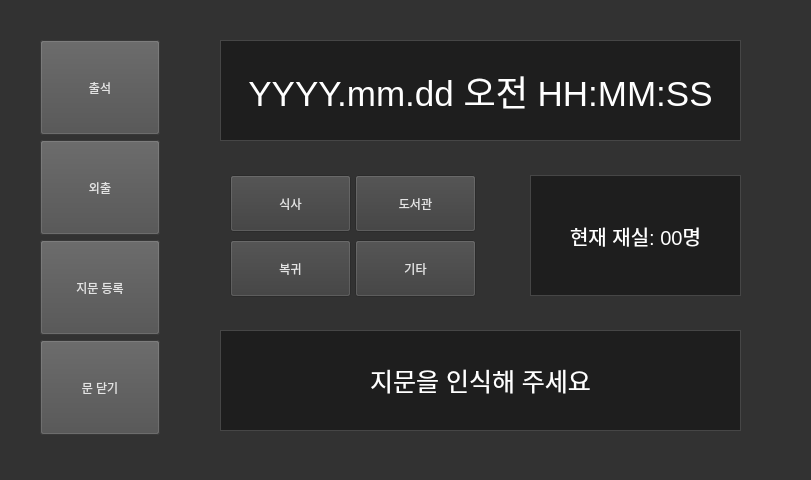
<?xml version="1.0" encoding="UTF-8"?>
<ui version="4.0">
 <class>MainWindow</class>
 <widget class="QMainWindow" name="MainWindow">
  <property name="geometry">
   <rect>
    <x>0</x>
    <y>0</y>
    <width>811</width>
    <height>480</height>
   </rect>
  </property>
  <property name="windowTitle">
   <string>MainWindow</string>
  </property>
  <property name="autoFillBackground">
   <bool>false</bool>
  </property>
  <property name="styleSheet">
   <string notr="true">background-color: rgb(50, 50, 50);</string>
  </property>
  <widget class="QWidget" name="centralwidget">
   <widget class="QPushButton" name="fingerprint_button">
    <property name="geometry">
     <rect>
      <x>40</x>
      <y>40</y>
      <width>120</width>
      <height>95</height>
     </rect>
    </property>
    <property name="styleSheet">
     <string notr="true">background-color: rgb(78, 78, 78);
color: rgb(227, 227, 227);</string>
    </property>
    <property name="text">
     <string>출석</string>
    </property>
   </widget>
   <widget class="QPushButton" name="outing_button">
    <property name="geometry">
     <rect>
      <x>40</x>
      <y>140</y>
      <width>120</width>
      <height>95</height>
     </rect>
    </property>
    <property name="styleSheet">
     <string notr="true">background-color: rgb(78, 78, 78);
color: rgb(227, 227, 227);</string>
    </property>
    <property name="text">
     <string>외출</string>
    </property>
   </widget>
   <widget class="QPushButton" name="new_fingerprint_button">
    <property name="geometry">
     <rect>
      <x>40</x>
      <y>240</y>
      <width>120</width>
      <height>95</height>
     </rect>
    </property>
    <property name="styleSheet">
     <string notr="true">background-color: rgb(78, 78, 78);
color: rgb(227, 227, 227);</string>
    </property>
    <property name="text">
     <string>지문 등록</string>
    </property>
   </widget>
   <widget class="QPushButton" name="delete_fingerprint_button">
    <property name="geometry">
     <rect>
      <x>40</x>
      <y>340</y>
      <width>120</width>
      <height>95</height>
     </rect>
    </property>
    <property name="styleSheet">
     <string notr="true">background-color: rgb(78, 78, 78);
color: rgb(227, 227, 227);</string>
    </property>
    <property name="text">
     <string>문 닫기</string>
    </property>
   </widget>
   <widget class="QStackedWidget" name="pages">
    <property name="geometry">
     <rect>
      <x>180</x>
      <y>40</y>
      <width>611</width>
      <height>391</height>
     </rect>
    </property>
    <property name="autoFillBackground">
     <bool>false</bool>
    </property>
    <property name="currentIndex">
     <number>1</number>
    </property>
    <widget class="QWidget" name="fingerprint_page">
     <widget class="QLabel" name="fp_label_date">
      <property name="geometry">
       <rect>
        <x>40</x>
        <y>0</y>
        <width>521</width>
        <height>101</height>
       </rect>
      </property>
      <property name="autoFillBackground">
       <bool>false</bool>
      </property>
      <property name="styleSheet">
       <string notr="true">color: rgb(255, 255, 255);
background-color: rgb(30, 30, 30);   
border: 1px solid rgb(70, 70, 70);
font-size: 35px;</string>
      </property>
      <property name="text">
       <string>YYYY.mm.dd 오전 HH:MM:SS</string>
      </property>
      <property name="alignment">
       <set>Qt::AlignCenter</set>
      </property>
     </widget>
     <widget class="QLabel" name="fp_label_now">
      <property name="geometry">
       <rect>
        <x>350</x>
        <y>135</y>
        <width>211</width>
        <height>121</height>
       </rect>
      </property>
      <property name="styleSheet">
       <string notr="true">color: rgb(255, 255, 255);
background-color: rgb(30, 30, 30);   
border: 1px solid rgb(70, 70, 70);
font-size: 20px;</string>
      </property>
      <property name="text">
       <string>현재 재실: 00명</string>
      </property>
      <property name="alignment">
       <set>Qt::AlignCenter</set>
      </property>
     </widget>
     <widget class="QLabel" name="fp_label_text">
      <property name="geometry">
       <rect>
        <x>40</x>
        <y>290</y>
        <width>521</width>
        <height>101</height>
       </rect>
      </property>
      <property name="autoFillBackground">
       <bool>false</bool>
      </property>
      <property name="styleSheet">
       <string notr="true">color: rgb(255, 255, 255);
background-color: rgb(30, 30, 30);   
border: 1px solid rgb(70, 70, 70);
font-size: 25px;</string>
      </property>
      <property name="text">
       <string>지문을 인식해 주세요</string>
      </property>
      <property name="alignment">
       <set>Qt::AlignCenter</set>
      </property>
     </widget>
     <widget class="QPushButton" name="fp_pushButton_on">
      <property name="geometry">
       <rect>
        <x>50</x>
        <y>135</y>
        <width>121</width>
        <height>121</height>
       </rect>
      </property>
      <property name="styleSheet">
       <string notr="true">background-color: rgb(60, 60, 60);
color: rgb(227, 227, 227);</string>
      </property>
      <property name="text">
       <string>등교</string>
      </property>
     </widget>
     <widget class="QPushButton" name="fp_pushButton_out">
      <property name="geometry">
       <rect>
        <x>175</x>
        <y>135</y>
        <width>121</width>
        <height>121</height>
       </rect>
      </property>
      <property name="styleSheet">
       <string notr="true">background-color: rgb(60, 60, 60);
color: rgb(227, 227, 227);</string>
      </property>
      <property name="text">
       <string>하교</string>
      </property>
     </widget>
    </widget>
    <widget class="QWidget" name="outing_page">
     <widget class="QLabel" name="out_label_date">
      <property name="geometry">
       <rect>
        <x>40</x>
        <y>0</y>
        <width>521</width>
        <height>101</height>
       </rect>
      </property>
      <property name="autoFillBackground">
       <bool>false</bool>
      </property>
      <property name="styleSheet">
       <string notr="true">color: rgb(255, 255, 255);
background-color: rgb(30, 30, 30);   
border: 1px solid rgb(70, 70, 70);
font-size: 35px;</string>
      </property>
      <property name="text">
       <string>YYYY.mm.dd 오전 HH:MM:SS</string>
      </property>
      <property name="alignment">
       <set>Qt::AlignCenter</set>
      </property>
     </widget>
     <widget class="QLabel" name="out_label_now">
      <property name="geometry">
       <rect>
        <x>350</x>
        <y>135</y>
        <width>211</width>
        <height>121</height>
       </rect>
      </property>
      <property name="styleSheet">
       <string notr="true">color: rgb(255, 255, 255);
background-color: rgb(30, 30, 30);   
border: 1px solid rgb(70, 70, 70);
font-size: 20px;</string>
      </property>
      <property name="text">
       <string>현재 재실: 00명</string>
      </property>
      <property name="alignment">
       <set>Qt::AlignCenter</set>
      </property>
     </widget>
     <widget class="QLabel" name="out_label_text">
      <property name="geometry">
       <rect>
        <x>40</x>
        <y>290</y>
        <width>521</width>
        <height>101</height>
       </rect>
      </property>
      <property name="autoFillBackground">
       <bool>false</bool>
      </property>
      <property name="styleSheet">
       <string notr="true">color: rgb(255, 255, 255);
background-color: rgb(30, 30, 30);   
border: 1px solid rgb(70, 70, 70);
font-size: 25px;</string>
      </property>
      <property name="text">
       <string>지문을 인식해 주세요</string>
      </property>
      <property name="alignment">
       <set>Qt::AlignCenter</set>
      </property>
     </widget>
     <widget class="QPushButton" name="out_pushButton_gohan">
      <property name="geometry">
       <rect>
        <x>50</x>
        <y>135</y>
        <width>121</width>
        <height>57</height>
       </rect>
      </property>
      <property name="styleSheet">
       <string notr="true">background-color: rgb(60, 60, 60);
color: rgb(227, 227, 227);</string>
      </property>
      <property name="text">
       <string>식사</string>
      </property>
     </widget>
     <widget class="QPushButton" name="out_pushButton_lib">
      <property name="geometry">
       <rect>
        <x>175</x>
        <y>135</y>
        <width>121</width>
        <height>57</height>
       </rect>
      </property>
      <property name="styleSheet">
       <string notr="true">background-color: rgb(60, 60, 60);
color: rgb(227, 227, 227);</string>
      </property>
      <property name="text">
       <string>도서관</string>
      </property>
     </widget>
     <widget class="QPushButton" name="out_pushButton_return">
      <property name="geometry">
       <rect>
        <x>50</x>
        <y>200</y>
        <width>121</width>
        <height>57</height>
       </rect>
      </property>
      <property name="styleSheet">
       <string notr="true">background-color: rgb(60, 60, 60);
color: rgb(227, 227, 227);</string>
      </property>
      <property name="text">
       <string>복귀</string>
      </property>
     </widget>
     <widget class="QPushButton" name="out_pushButton_else">
      <property name="geometry">
       <rect>
        <x>175</x>
        <y>200</y>
        <width>121</width>
        <height>57</height>
       </rect>
      </property>
      <property name="styleSheet">
       <string notr="true">background-color: rgb(60, 60, 60);
color: rgb(227, 227, 227);</string>
      </property>
      <property name="text">
       <string>기타</string>
      </property>
     </widget>
    </widget>
    <widget class="QWidget" name="new_fingerprint_page">
     <widget class="QPushButton" name="new_pushButton_1">
      <property name="geometry">
       <rect>
        <x>10</x>
        <y>180</y>
        <width>100</width>
        <height>100</height>
       </rect>
      </property>
      <property name="styleSheet">
       <string notr="true">background-color: rgb(50, 50, 50);
color: rgb(227, 227, 227);</string>
      </property>
      <property name="text">
       <string>1</string>
      </property>
     </widget>
     <widget class="QPushButton" name="new_pushButton_2">
      <property name="geometry">
       <rect>
        <x>110</x>
        <y>180</y>
        <width>100</width>
        <height>100</height>
       </rect>
      </property>
      <property name="styleSheet">
       <string notr="true">background-color: rgb(50, 50, 50);
color: rgb(227, 227, 227);</string>
      </property>
      <property name="text">
       <string>2</string>
      </property>
     </widget>
     <widget class="QPushButton" name="new_pushButton_3">
      <property name="geometry">
       <rect>
        <x>210</x>
        <y>180</y>
        <width>100</width>
        <height>100</height>
       </rect>
      </property>
      <property name="styleSheet">
       <string notr="true">background-color: rgb(50, 50, 50);
color: rgb(227, 227, 227);</string>
      </property>
      <property name="text">
       <string>3</string>
      </property>
     </widget>
     <widget class="QPushButton" name="new_pushButton_4">
      <property name="geometry">
       <rect>
        <x>310</x>
        <y>180</y>
        <width>100</width>
        <height>100</height>
       </rect>
      </property>
      <property name="styleSheet">
       <string notr="true">background-color: rgb(50, 50, 50);
color: rgb(227, 227, 227);</string>
      </property>
      <property name="text">
       <string>4</string>
      </property>
     </widget>
     <widget class="QPushButton" name="new_pushButton_5">
      <property name="geometry">
       <rect>
        <x>410</x>
        <y>180</y>
        <width>100</width>
        <height>100</height>
       </rect>
      </property>
      <property name="styleSheet">
       <string notr="true">background-color: rgb(50, 50, 50);
color: rgb(227, 227, 227);</string>
      </property>
      <property name="text">
       <string>5</string>
      </property>
     </widget>
     <widget class="QPushButton" name="new_pushButton_back">
      <property name="geometry">
       <rect>
        <x>510</x>
        <y>180</y>
        <width>100</width>
        <height>100</height>
       </rect>
      </property>
      <property name="styleSheet">
       <string notr="true">background-color: rgb(50, 50, 50);
color: rgb(227, 227, 227);</string>
      </property>
      <property name="text">
       <string>&lt;-</string>
      </property>
     </widget>
     <widget class="QPushButton" name="new_pushButton_6">
      <property name="geometry">
       <rect>
        <x>10</x>
        <y>290</y>
        <width>100</width>
        <height>100</height>
       </rect>
      </property>
      <property name="styleSheet">
       <string notr="true">background-color: rgb(50, 50, 50);
color: rgb(227, 227, 227);</string>
      </property>
      <property name="text">
       <string>6</string>
      </property>
     </widget>
     <widget class="QPushButton" name="new_pushButton_7">
      <property name="geometry">
       <rect>
        <x>110</x>
        <y>290</y>
        <width>100</width>
        <height>100</height>
       </rect>
      </property>
      <property name="styleSheet">
       <string notr="true">background-color: rgb(50, 50, 50);
color: rgb(227, 227, 227);</string>
      </property>
      <property name="text">
       <string>7</string>
      </property>
     </widget>
     <widget class="QPushButton" name="new_pushButton_8">
      <property name="geometry">
       <rect>
        <x>210</x>
        <y>290</y>
        <width>100</width>
        <height>100</height>
       </rect>
      </property>
      <property name="styleSheet">
       <string notr="true">background-color: rgb(50, 50, 50);
color: rgb(227, 227, 227);</string>
      </property>
      <property name="text">
       <string>8</string>
      </property>
     </widget>
     <widget class="QPushButton" name="new_pushButton_9">
      <property name="geometry">
       <rect>
        <x>310</x>
        <y>290</y>
        <width>100</width>
        <height>100</height>
       </rect>
      </property>
      <property name="styleSheet">
       <string notr="true">background-color: rgb(50, 50, 50);
color: rgb(227, 227, 227);</string>
      </property>
      <property name="text">
       <string>9</string>
      </property>
     </widget>
     <widget class="QPushButton" name="new_pushButton_0">
      <property name="geometry">
       <rect>
        <x>410</x>
        <y>290</y>
        <width>100</width>
        <height>100</height>
       </rect>
      </property>
      <property name="styleSheet">
       <string notr="true">background-color: rgb(50, 50, 50);
color: rgb(227, 227, 227);</string>
      </property>
      <property name="text">
       <string>0</string>
      </property>
     </widget>
     <widget class="QPushButton" name="new_pushButton_ok">
      <property name="geometry">
       <rect>
        <x>510</x>
        <y>290</y>
        <width>100</width>
        <height>100</height>
       </rect>
      </property>
      <property name="styleSheet">
       <string notr="true">background-color: rgb(50, 50, 50);
color: rgb(227, 227, 227);</string>
      </property>
      <property name="text">
       <string>확인</string>
      </property>
     </widget>
     <widget class="QLabel" name="new_label_text">
      <property name="geometry">
       <rect>
        <x>40</x>
        <y>0</y>
        <width>521</width>
        <height>160</height>
       </rect>
      </property>
      <property name="autoFillBackground">
       <bool>false</bool>
      </property>
      <property name="styleSheet">
       <string notr="true">color: rgb(255, 255, 255);
background-color: rgb(30, 30, 30);   
border: 1px solid rgb(70, 70, 70);
font-size: 35px;</string>
      </property>
      <property name="text">
       <string>학번을 입력해주세요

2423002</string>
      </property>
      <property name="alignment">
       <set>Qt::AlignCenter</set>
      </property>
     </widget>
    </widget>
   </widget>
  </widget>
 </widget>
 <resources/>
 <connections/>
</ui>
